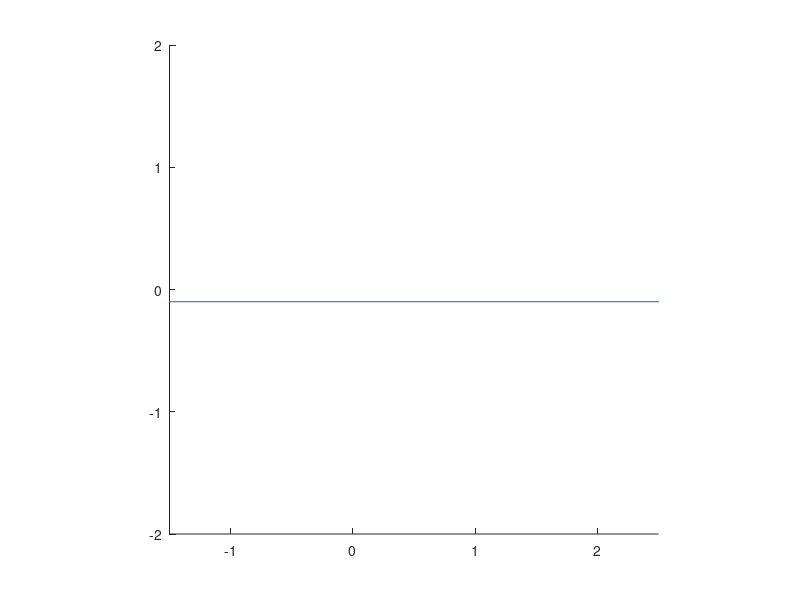

The MATLAB script that drew this image: (Note: this script raises an error after producing the figure.)
L=1;
a=0.2;
b=0.1;
line([-10 10], [-b, -b]);

for k=1:100
axis(gca, 'equal')
axis([-1.5 2.5 -2 2])
    
    crack= line([x(k), x(k)+L*sin(x(N+k))], [0, -L*cos(x(N+k))] );
    circ1= viscircles([x(k)+L*sin(x(N+k)) -L*cos(x(N+k))], 0.05);
    crack1= line([x(k)-a, x(k)+a], [b, b]);
    crack2= line([x(k)-a, x(k)+a], [-b, -b]);
    crack3= line([x(k)-a, x(k)-a], [-b, b]);
    crack4= line([x(k)+a, x(k)+a], [-b, b]);
    
    pause(0.067);
    delete([crack, crack1, crack2, crack3, crack4]);
    delete(circ1);
end
